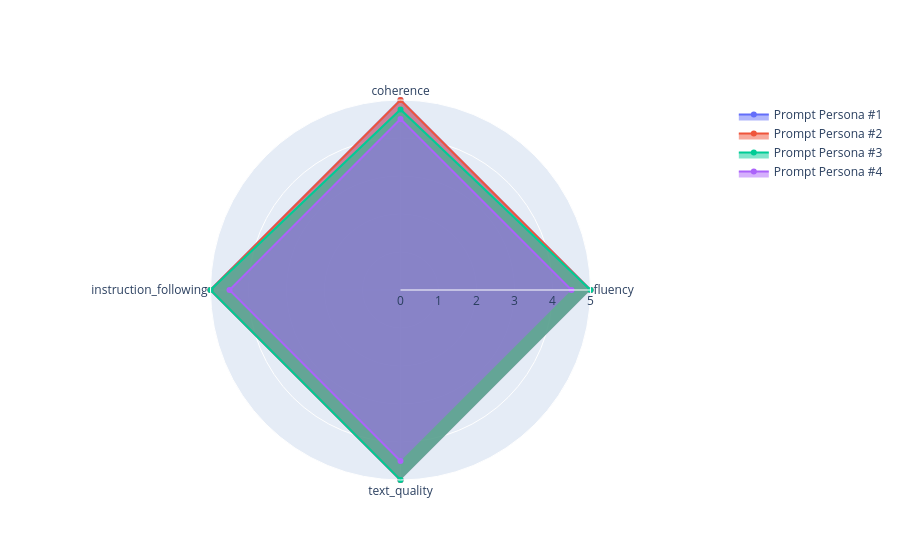

Source (notebook cell):
### Code cell
notebook_utils.display_radar_plot(
    eval_results,
    metrics=["instruction_following", "fluency", "coherence", "text_quality"],
)

### Figure 1 — Plotly figure (JSON) as saved in the notebook; plotly's stock layout.template omitted (floating-point values rounded to 4 significant figures)
{"data": [{"fill": "toself", "name": "Prompt Persona #1", "r": [5, 5, 5, 5], "theta": ["fluency", "coherence", "instruction_following", "text_quality"], "type": "scatterpolar"}, {"fill": "toself", "name": "Prompt Persona #2", "r": [5, 5, 5, 5], "theta": ["fluency", "coherence", "instruction_following", "text_quality"], "type": "scatterpolar"}, {"fill": "toself", "name": "Prompt Persona #3", "r": [5, 4.75, 5, 5], "theta": ["fluency", "coherence", "instruction_following", "text_quality"], "type": "scatterpolar"}, {"fill": "toself", "name": "Prompt Persona #4", "r": [4.5, 4.5, 4.5, 4.5], "theta": ["fluency", "coherence", "instruction_following", "text_quality"], "type": "scatterpolar"}], "layout": {"polar": {"radialaxis": {"range": [0, 5], "visible": true}}, "showlegend": true}}
